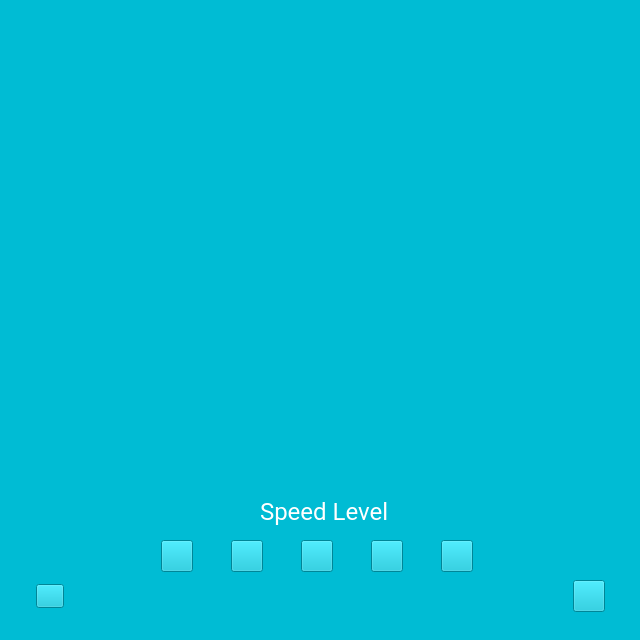
<?xml version="1.0" encoding="UTF-8"?>
<ui version="4.0">
 <class>running_screen</class>
 <widget class="QWidget" name="running_screen">
  <property name="geometry">
   <rect>
    <x>0</x>
    <y>0</y>
    <width>640</width>
    <height>640</height>
   </rect>
  </property>
  <property name="sizePolicy">
   <sizepolicy hsizetype="Fixed" vsizetype="Fixed">
    <horstretch>0</horstretch>
    <verstretch>0</verstretch>
   </sizepolicy>
  </property>
  <property name="minimumSize">
   <size>
    <width>640</width>
    <height>640</height>
   </size>
  </property>
  <property name="maximumSize">
   <size>
    <width>640</width>
    <height>640</height>
   </size>
  </property>
  <property name="font">
   <font>
    <pointsize>10</pointsize>
   </font>
  </property>
  <property name="windowTitle">
   <string> Operation</string>
  </property>
  <property name="styleSheet">
   <string notr="true">background-color: rgb(00, 188, 212);</string>
  </property>
  <widget class="QLabel" name="label">
   <property name="geometry">
    <rect>
     <x>260</x>
     <y>490</y>
     <width>190</width>
     <height>43</height>
    </rect>
   </property>
   <property name="font">
    <font>
     <family>Roboto</family>
     <pointsize>18</pointsize>
     <weight>50</weight>
     <bold>false</bold>
    </font>
   </property>
   <property name="styleSheet">
    <string notr="true">color: rgb(255, 255, 255);</string>
   </property>
   <property name="text">
    <string>Speed Level</string>
   </property>
  </widget>
  <widget class="QWidget" name="layoutWidget">
   <property name="geometry">
    <rect>
     <x>-60</x>
     <y>540</y>
     <width>758</width>
     <height>93</height>
    </rect>
   </property>
   <layout class="QHBoxLayout" name="horizontalLayout">
    <property name="spacing">
     <number>19</number>
    </property>
    <property name="leftMargin">
     <number>202</number>
    </property>
    <property name="rightMargin">
     <number>202</number>
    </property>
    <property name="bottomMargin">
     <number>60</number>
    </property>
    <item>
     <widget class="QPushButton" name="level1">
      <property name="sizePolicy">
       <sizepolicy hsizetype="Fixed" vsizetype="Fixed">
        <horstretch>0</horstretch>
        <verstretch>0</verstretch>
       </sizepolicy>
      </property>
      <property name="minimumSize">
       <size>
        <width>32</width>
        <height>32</height>
       </size>
      </property>
      <property name="maximumSize">
       <size>
        <width>32</width>
        <height>32</height>
       </size>
      </property>
      <property name="focusPolicy">
       <enum>Qt::NoFocus</enum>
      </property>
      <property name="text">
       <string/>
      </property>
      <property name="shortcut">
       <string>1</string>
      </property>
     </widget>
    </item>
    <item>
     <widget class="QPushButton" name="level2">
      <property name="sizePolicy">
       <sizepolicy hsizetype="Fixed" vsizetype="Fixed">
        <horstretch>0</horstretch>
        <verstretch>0</verstretch>
       </sizepolicy>
      </property>
      <property name="minimumSize">
       <size>
        <width>32</width>
        <height>32</height>
       </size>
      </property>
      <property name="maximumSize">
       <size>
        <width>32</width>
        <height>32</height>
       </size>
      </property>
      <property name="focusPolicy">
       <enum>Qt::NoFocus</enum>
      </property>
      <property name="text">
       <string/>
      </property>
      <property name="shortcut">
       <string>2</string>
      </property>
     </widget>
    </item>
    <item>
     <widget class="QPushButton" name="level3">
      <property name="sizePolicy">
       <sizepolicy hsizetype="Fixed" vsizetype="Fixed">
        <horstretch>0</horstretch>
        <verstretch>0</verstretch>
       </sizepolicy>
      </property>
      <property name="minimumSize">
       <size>
        <width>32</width>
        <height>32</height>
       </size>
      </property>
      <property name="maximumSize">
       <size>
        <width>32</width>
        <height>32</height>
       </size>
      </property>
      <property name="focusPolicy">
       <enum>Qt::NoFocus</enum>
      </property>
      <property name="text">
       <string/>
      </property>
      <property name="shortcut">
       <string>3</string>
      </property>
     </widget>
    </item>
    <item>
     <widget class="QPushButton" name="level4">
      <property name="sizePolicy">
       <sizepolicy hsizetype="Fixed" vsizetype="Fixed">
        <horstretch>0</horstretch>
        <verstretch>0</verstretch>
       </sizepolicy>
      </property>
      <property name="minimumSize">
       <size>
        <width>32</width>
        <height>32</height>
       </size>
      </property>
      <property name="maximumSize">
       <size>
        <width>32</width>
        <height>32</height>
       </size>
      </property>
      <property name="focusPolicy">
       <enum>Qt::NoFocus</enum>
      </property>
      <property name="text">
       <string/>
      </property>
      <property name="shortcut">
       <string>4</string>
      </property>
     </widget>
    </item>
    <item>
     <widget class="QPushButton" name="level5">
      <property name="sizePolicy">
       <sizepolicy hsizetype="Fixed" vsizetype="Fixed">
        <horstretch>0</horstretch>
        <verstretch>0</verstretch>
       </sizepolicy>
      </property>
      <property name="minimumSize">
       <size>
        <width>32</width>
        <height>32</height>
       </size>
      </property>
      <property name="maximumSize">
       <size>
        <width>32</width>
        <height>32</height>
       </size>
      </property>
      <property name="focusPolicy">
       <enum>Qt::NoFocus</enum>
      </property>
      <property name="text">
       <string/>
      </property>
      <property name="shortcut">
       <string>5</string>
      </property>
     </widget>
    </item>
   </layout>
  </widget>
  <widget class="QWidget" name="layoutWidget">
   <property name="geometry">
    <rect>
     <x>0</x>
     <y>580</y>
     <width>641</width>
     <height>61</height>
    </rect>
   </property>
   <layout class="QHBoxLayout" name="horizontalLayout_2">
    <property name="leftMargin">
     <number>36</number>
    </property>
    <property name="rightMargin">
     <number>36</number>
    </property>
    <property name="bottomMargin">
     <number>28</number>
    </property>
    <item>
     <widget class="QPushButton" name="btn_back">
      <property name="sizePolicy">
       <sizepolicy hsizetype="Fixed" vsizetype="Fixed">
        <horstretch>0</horstretch>
        <verstretch>0</verstretch>
       </sizepolicy>
      </property>
      <property name="minimumSize">
       <size>
        <width>28</width>
        <height>24</height>
       </size>
      </property>
      <property name="maximumSize">
       <size>
        <width>28</width>
        <height>24</height>
       </size>
      </property>
      <property name="focusPolicy">
       <enum>Qt::NoFocus</enum>
      </property>
      <property name="text">
       <string/>
      </property>
      <property name="shortcut">
       <string>Alt+Left</string>
      </property>
     </widget>
    </item>
    <item>
     <spacer name="horizontalSpacer_3">
      <property name="orientation">
       <enum>Qt::Horizontal</enum>
      </property>
      <property name="sizeHint" stdset="0">
       <size>
        <width>40</width>
        <height>20</height>
       </size>
      </property>
     </spacer>
    </item>
    <item>
     <widget class="QPushButton" name="btn_setting">
      <property name="sizePolicy">
       <sizepolicy hsizetype="Fixed" vsizetype="Fixed">
        <horstretch>0</horstretch>
        <verstretch>0</verstretch>
       </sizepolicy>
      </property>
      <property name="minimumSize">
       <size>
        <width>32</width>
        <height>32</height>
       </size>
      </property>
      <property name="maximumSize">
       <size>
        <width>32</width>
        <height>32</height>
       </size>
      </property>
      <property name="focusPolicy">
       <enum>Qt::NoFocus</enum>
      </property>
      <property name="text">
       <string/>
      </property>
      <property name="shortcut">
       <string>Alt+S</string>
      </property>
     </widget>
    </item>
   </layout>
  </widget>
  <widget class="QLabel" name="label_snapshot">
   <property name="geometry">
    <rect>
     <x>10</x>
     <y>10</y>
     <width>620</width>
     <height>460</height>
    </rect>
   </property>
   <property name="text">
    <string/>
   </property>
  </widget>
 </widget>
 <resources/>
 <connections/>
</ui>
